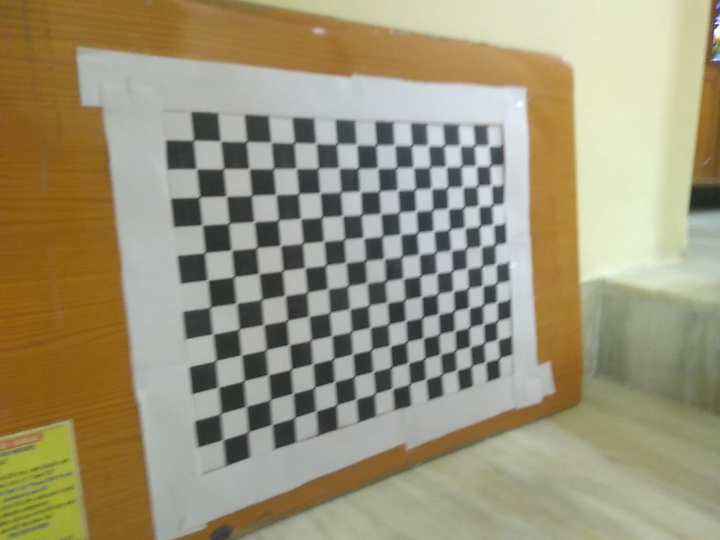
#> input picture TEST_DATA/image (1).jpg, 1440 x 1080 px (shown at 1/2 size); its folder holds 4 pictures in this run
$ python camera_calib_python.py
#> lines starting #> are read from the running program, lines starting #| are printed output that depends on the picture; after the words box and inside, x2 and y2 are one past the last pixel; in counts of white or black regions, pixels touching at a corner belong together
import numpy as np
import cv2 as cv
import glob
import pandas as pd
np.set_printoptions(formatter={'float': lambda x: "{0:0.3f}".format(x)})

def pretty_print(x):
    x_shape = x.shape
    for i in range(x_shape[0]):
        for j in range(x_shape[1]):
            if (j==(x_shape[1]-1)):
                print("{:.4f}".format(x[i][j]), end = "")
            else:
                print("{:.4f} & ".format(x[i][j]), end = "")
        print('\\\\')

chessboard_size = (16,12)
frameSize = (1440, 1080)

criteria = (cv.TERM_CRITERIA_EPS + cv.TERM_CRITERIA_EPS, 30, 0.001)

objp = np.zeros((chessboard_size[0] * chessboard_size[1], 3), np.float32)
objp[:,:2] = np.mgrid[0:chessboard_size[0], 0:chessboard_size[1]].T.reshape(-1,2)


objPoints = []
imgPoints = []


images = glob.glob("E:\GitHub\CV_Assignment_1\TEST_DATA\*.jpg")
for image in images:
    print(image)
    img = cv.imread(image)
#> img is the input picture: shape (1080, 1440, 3); mean B, G, R 120.4, 148, 156.5
    img_gray = cv.cvtColor(img, cv.COLOR_BGR2GRAY)
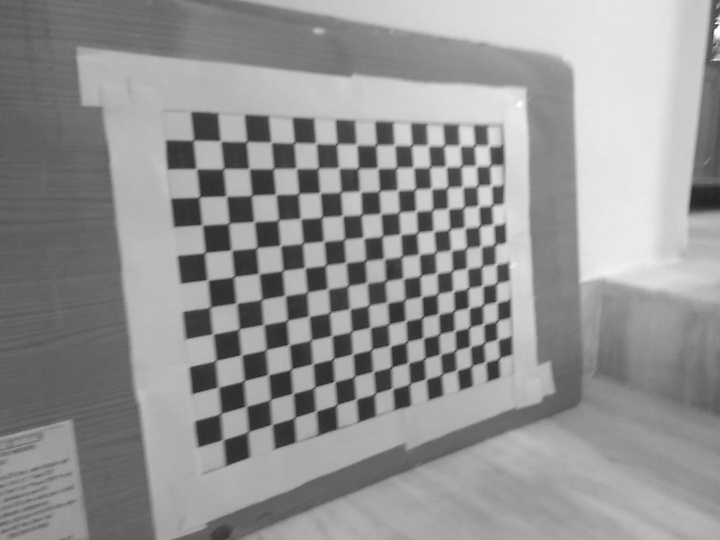
#> img_gray: shape (1080, 1440) (shown at 1/2 size); min 25, max 255, mean 147.4
    # cv.imshow("gray_image", img_gray)
    # cv.waitKey(1000)

    #Find the chess board corners
    ret, corners = cv.findChessboardCorners(img_gray, chessboard_size, cv.CALIB_CB_ADAPTIVE_THRESH + cv.CALIB_CB_FAST_CHECK + cv.CALIB_CB_NORMALIZE_IMAGE)
#> ret = True; corners = 192 rows, first 8: [386.6, 281], [441.5, 282.5], [493.9, 283.6], [543.5, 284.5], [590.4, 287.4], [632.5, 287], [674, 288.5], [712.5, 290]
    print("ret val = ", ret)
#| ret val =  True

    if ret == True:
        objPoints.append(objp)
        corners2 = cv.cornerSubPix(img_gray, corners, (11, 11), (-1, -1), criteria)
#> corners2 = 192 rows, first 8: [387.4, 280.6], [441.8, 282.3], [493.5, 283.7], [542.4, 284.9], [588.7, 286.1], [632.4, 287], [673.9, 288.2], [713.4, 289.4]
        imgPoints.append(corners2)

        cv.drawChessboardCorners(img, chessboard_size, corners2, ret)
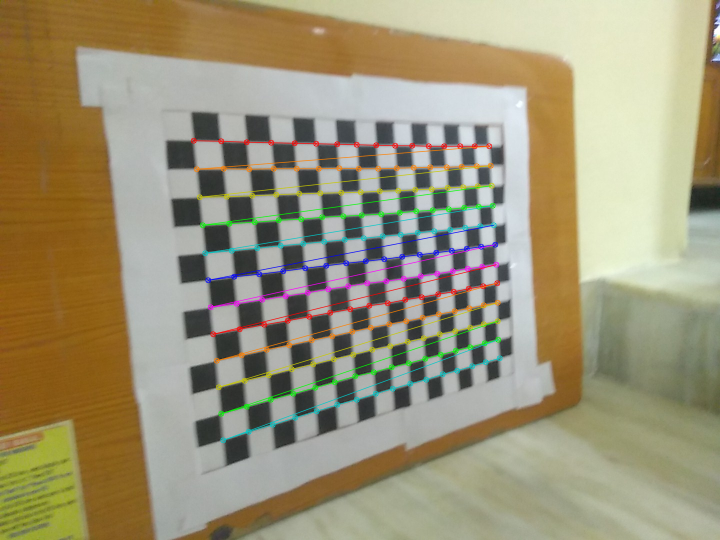
#> img: shape (1080, 1440, 3) (shown at 1/2 size); 3.44% of pixels changed, all inside (x1, y1, x2, y2) = (381, 275, 1006, 887)
        cv.imshow('img', img)
        cv.waitKey(1000)

    cv.destroyAllWindows()
#> pass 2 of the loop `for image in images:`:
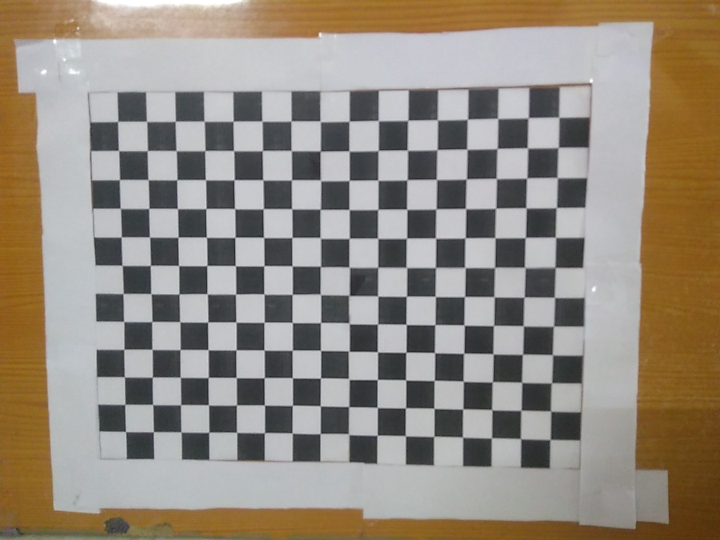
#> input picture TEST_DATA/image (10).jpg, 1440 x 1080 px (shown at 1/2 size)
#> img is the input picture: shape (1080, 1440, 3); mean B, G, R 127.3, 139, 147.9
#> `img_gray = cv.cvtColor(img, cv.COLOR_BGR2GRAY)`:
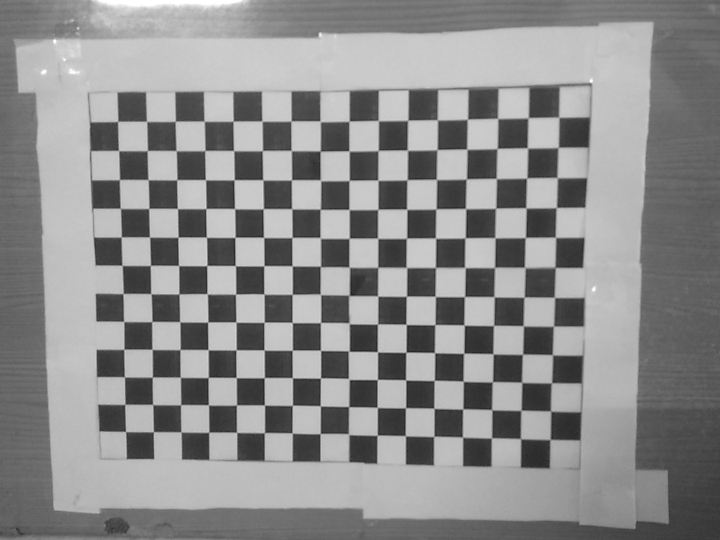
#> img_gray: shape (1080, 1440) (shown at 1/2 size); min 22, max 255, mean 140.3
#> corners = 192 rows, first 8: [235.1, 241], [293.5, 243], [351, 243], [407.7, 243.4], [466.5, 243], [524.5, 242.5], [581.7, 241], [640.5, 243.5]
#| ret val =  True
#> corners2 = 192 rows, first 8: [235.9, 243.1], [293.7, 243.3], [351, 242.9], [408.7, 242.7], [466.7, 242.8], [524.1, 242.5], [582.5, 242.3], [640.7, 242.6]
#> `cv.drawChessboardCorners(img, chessboard_size, corners2, ret)`:
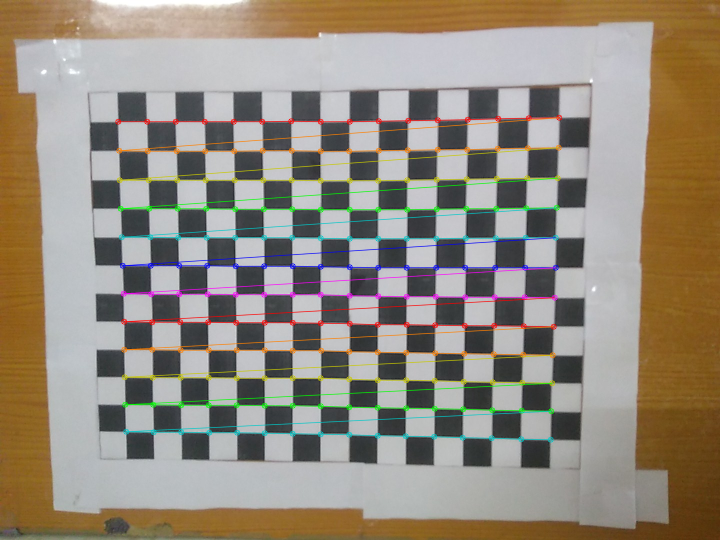
#> img: shape (1080, 1440, 3) (shown at 1/2 size); 4.76% of pixels changed, all inside (x1, y1, x2, y2) = (230, 229, 1125, 886)
#> pass 3 of the loop `for image in images:`:
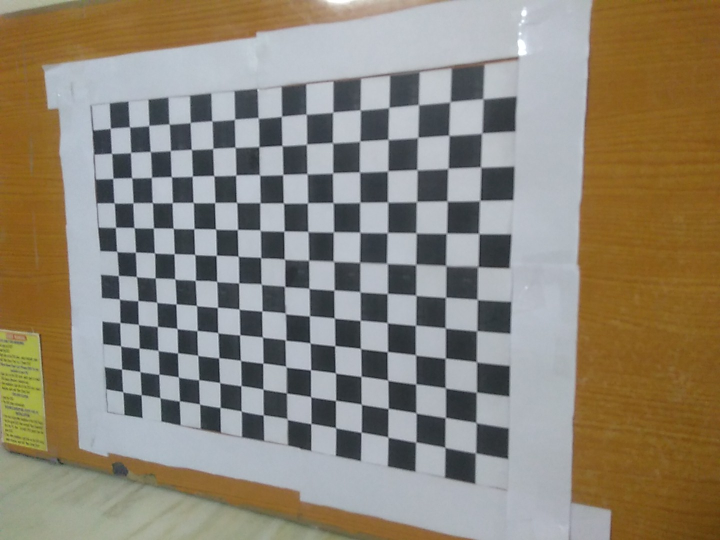
#> input picture TEST_DATA/image (100).jpg, 1440 x 1080 px (shown at 1/2 size)
#> img is the input picture: shape (1080, 1440, 3); mean B, G, R 118.1, 133.4, 141.3
#> `img_gray = cv.cvtColor(img, cv.COLOR_BGR2GRAY)`:
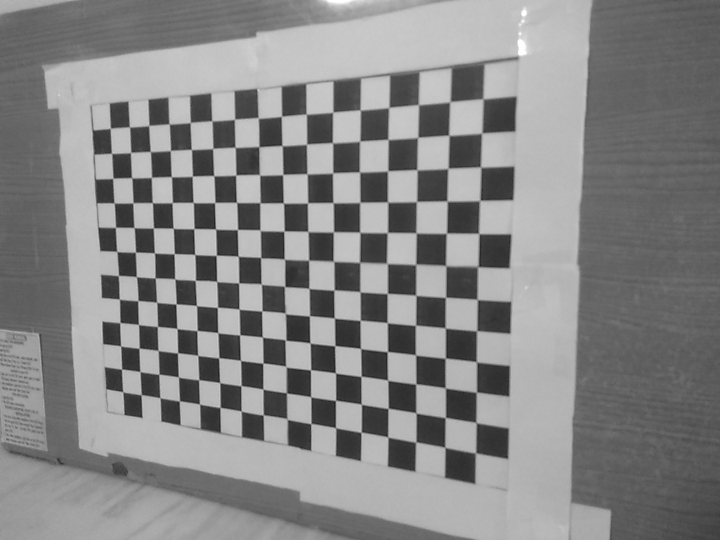
#> img_gray: shape (1080, 1440) (shown at 1/2 size); min 23, max 255, mean 134.1
#> corners = 192 rows, first 8: [220.4, 257.4], [260.7, 254.5], [298.8, 250.8], [338.8, 248.8], [380.9, 245.7], [424, 242.5], [469, 240.3], [517, 236.5]
#| ret val =  True
#> corners2 = 192 rows, first 8: [221, 257], [259.5, 254.3], [298.1, 251.6], [338.7, 248.5], [380.8, 245.5], [424.2, 242], [469.4, 238.9], [516.8, 236.3]
#> `cv.drawChessboardCorners(img, chessboard_size, corners2, ret)`:
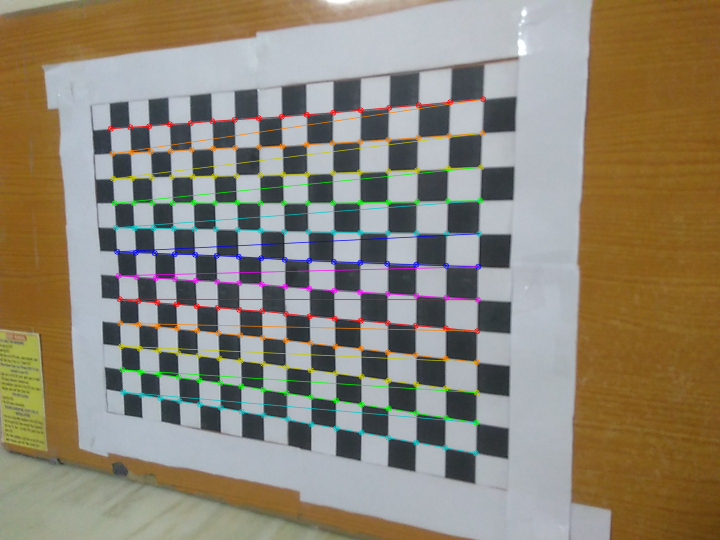
#> img: shape (1080, 1440, 3) (shown at 1/2 size); 4.13% of pixels changed, all inside (x1, y1, x2, y2) = (215, 192, 973, 913)
#> the loop made 4 passes; the first 3 are shown

ret, cameraMatrix, dist, rvecs, tvecs = cv.calibrateCamera(objPoints, imgPoints, frameSize, frameSize, None, None)

print("Camera calibrated: ", ret)
print("\nCamera Matrix: \n", cameraMatrix)
pretty_print(cameraMatrix)

print("\nDistortion parameters: \n", dist)
pretty_print(dist)

print("\nRotation parameters: \n", rvecs)
print("\nTranslation parameters: \n", tvecs)


print('Normalized camera matrix:', cameraMatrix/cameraMatrix[2][2])


#ERROR

mean_error = 0

for i in range(len(objPoints)):
    imgPoints2, _ = cv.projectPoints(objPoints[1], rvecs[i], tvecs[i], cameraMatrix, dist)
    error = cv.norm(imgPoints[i], imgPoints2, cv.NORM_L2)/len(imgPoints2)
    mean_error +=error

print("\ntotal error: {}".format(mean_error/len(objPoints)))

print(len(objPoints))
